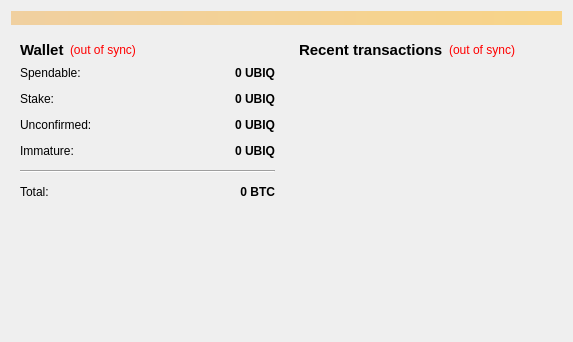
<?xml version="1.0" encoding="UTF-8"?>
<ui version="4.0">
 <class>OverviewPage</class>
 <widget class="QWidget" name="OverviewPage">
  <property name="geometry">
   <rect>
    <x>0</x>
    <y>0</y>
    <width>573</width>
    <height>342</height>
   </rect>
  </property>
  <property name="windowTitle">
   <string>Form</string>
  </property>
  <layout class="QVBoxLayout" name="topLayout">
   <item>
    <widget class="QLabel" name="labelAlerts">
     <property name="visible">
      <bool>false</bool>
     </property>
     <property name="styleSheet">
      <string notr="true">background-color: qlineargradient(x1: 0, y1: 0, x2: 1, y2: 0, stop:0 #F0D0A0, stop:1 #F8D488);  color:#000000
</string>
     </property>
     <property name="wordWrap">
      <bool>true</bool>
     </property>
     <property name="margin">
      <number>3</number>
     </property>
    </widget>
   </item>
   <item>
    <layout class="QHBoxLayout" name="horizontalLayout" stretch="1,1">
     <item>
      <layout class="QVBoxLayout" name="verticalLayout_2">
       <item>
        <widget class="QWidget" name="widget" native="true">
         <layout class="QVBoxLayout" name="verticalLayout_4">
          <item>
           <layout class="QHBoxLayout" name="horizontalLayout_4">
            <item>
             <widget class="QLabel" name="label_5">
              <property name="font">
               <font>
                <pointsize>11</pointsize>
                <weight>75</weight>
                <bold>true</bold>
               </font>
              </property>
              <property name="text">
               <string>Wallet</string>
              </property>
             </widget>
            </item>
            <item>
             <widget class="QLabel" name="labelWalletStatus">
              <property name="toolTip">
               <string>The displayed information may be out of date. Your wallet automatically synchronizes with the Ubiquoin network after a connection is established, but this process has not completed yet.</string>
              </property>
              <property name="styleSheet">
               <string notr="true">QLabel { color: red; }</string>
              </property>
              <property name="text">
               <string notr="true">(out of sync)</string>
              </property>
              <property name="alignment">
               <set>Qt::AlignLeading|Qt::AlignLeft|Qt::AlignVCenter</set>
              </property>
             </widget>
            </item>
            <item>
             <spacer name="horizontalSpacer_2">
              <property name="orientation">
               <enum>Qt::Horizontal</enum>
              </property>
              <property name="sizeHint" stdset="0">
               <size>
                <width>40</width>
                <height>20</height>
               </size>
              </property>
             </spacer>
            </item>
           </layout>
          </item>
          <item>
           <layout class="QFormLayout" name="formLayout_2">
            <property name="fieldGrowthPolicy">
             <enum>QFormLayout::AllNonFixedFieldsGrow</enum>
            </property>
            <property name="horizontalSpacing">
             <number>12</number>
            </property>
            <property name="verticalSpacing">
             <number>12</number>
            </property>
            <item row="0" column="0">
             <widget class="QLabel" name="label">
              <property name="text">
               <string>Spendable:</string>
              </property>
             </widget>
            </item>
            <item row="0" column="1">
             <widget class="QLabel" name="labelBalance">
              <property name="font">
               <font>
                <weight>75</weight>
                <bold>true</bold>
               </font>
              </property>
              <property name="cursor">
               <cursorShape>IBeamCursor</cursorShape>
              </property>
              <property name="toolTip">
               <string>Your current spendable balance</string>
              </property>
              <property name="text">
               <string notr="true">0 UBIQ</string>
              </property>
              <property name="alignment">
               <set>Qt::AlignRight|Qt::AlignTrailing|Qt::AlignVCenter</set>
              </property>
              <property name="textInteractionFlags">
               <set>Qt::LinksAccessibleByMouse|Qt::TextSelectableByKeyboard|Qt::TextSelectableByMouse</set>
              </property>
             </widget>
            </item>
            <item row="1" column="0">
             <widget class="QLabel" name="label_6">
              <property name="text">
               <string>Stake:</string>
              </property>
             </widget>
            </item>
            <item row="1" column="1">
             <widget class="QLabel" name="labelStake">
              <property name="font">
               <font>
                <weight>75</weight>
                <bold>true</bold>
               </font>
              </property>
              <property name="cursor">
               <cursorShape>IBeamCursor</cursorShape>
              </property>
              <property name="toolTip">
               <string>Total of coins that was staked, and do not yet count toward the current balance</string>
              </property>
              <property name="text">
               <string notr="true">0 UBIQ</string>
              </property>
              <property name="alignment">
               <set>Qt::AlignRight|Qt::AlignTrailing|Qt::AlignVCenter</set>
              </property>
              <property name="textInteractionFlags">
               <set>Qt::LinksAccessibleByMouse|Qt::TextSelectableByKeyboard|Qt::TextSelectableByMouse</set>
              </property>
             </widget>
            </item>
            <item row="2" column="0">
             <widget class="QLabel" name="label_3">
              <property name="text">
               <string>Unconfirmed:</string>
              </property>
             </widget>
            </item>
            <item row="2" column="1">
             <widget class="QLabel" name="labelUnconfirmed">
              <property name="font">
               <font>
                <weight>75</weight>
                <bold>true</bold>
               </font>
              </property>
              <property name="cursor">
               <cursorShape>IBeamCursor</cursorShape>
              </property>
              <property name="toolTip">
               <string>Total of transactions that have yet to be confirmed, and do not yet count toward the current balance</string>
              </property>
              <property name="text">
               <string notr="true">0 UBIQ</string>
              </property>
              <property name="alignment">
               <set>Qt::AlignRight|Qt::AlignTrailing|Qt::AlignVCenter</set>
              </property>
              <property name="textInteractionFlags">
               <set>Qt::LinksAccessibleByMouse|Qt::TextSelectableByKeyboard|Qt::TextSelectableByMouse</set>
              </property>
             </widget>
            </item>
            <item row="3" column="0">
             <widget class="QLabel" name="labelImmatureText">
              <property name="text">
               <string>Immature:</string>
              </property>
             </widget>
            </item>
            <item row="3" column="1">
             <widget class="QLabel" name="labelImmature">
              <property name="font">
               <font>
                <weight>75</weight>
                <bold>true</bold>
               </font>
              </property>
              <property name="toolTip">
               <string>Mined balance that has not yet matured</string>
              </property>
              <property name="text">
               <string notr="true">0 UBIQ</string>
              </property>
              <property name="alignment">
               <set>Qt::AlignRight|Qt::AlignTrailing|Qt::AlignVCenter</set>
              </property>
              <property name="textInteractionFlags">
               <set>Qt::LinksAccessibleByMouse|Qt::TextSelectableByKeyboard|Qt::TextSelectableByMouse</set>
              </property>
             </widget>
            </item>
            <item row="4" column="0" colspan="2">
             <widget class="Line" name="line">
              <property name="orientation">
               <enum>Qt::Horizontal</enum>
              </property>
             </widget>
            </item>
            <item row="5" column="0">
             <widget class="QLabel" name="labelTotalText">
              <property name="text">
               <string>Total:</string>
              </property>
             </widget>
            </item>
            <item row="5" column="1">
             <widget class="QLabel" name="labelTotal">
              <property name="font">
               <font>
                <weight>75</weight>
                <bold>true</bold>
               </font>
              </property>
              <property name="cursor">
               <cursorShape>IBeamCursor</cursorShape>
              </property>
              <property name="toolTip">
               <string>Your current total balance</string>
              </property>
              <property name="text">
               <string notr="true">0 BTC</string>
              </property>
              <property name="alignment">
               <set>Qt::AlignRight|Qt::AlignTrailing|Qt::AlignVCenter</set>
              </property>
              <property name="textInteractionFlags">
               <set>Qt::LinksAccessibleByMouse|Qt::TextSelectableByKeyboard|Qt::TextSelectableByMouse</set>
              </property>
             </widget>
            </item>
           </layout>
          </item>
         </layout>
        </widget>
       </item>
       <item>
        <spacer name="verticalSpacer">
         <property name="orientation">
          <enum>Qt::Vertical</enum>
         </property>
         <property name="sizeHint" stdset="0">
          <size>
           <width>20</width>
           <height>40</height>
          </size>
         </property>
        </spacer>
       </item>
      </layout>
     </item>
     <item>
      <layout class="QVBoxLayout" name="verticalLayout_3">
       <item>
        <widget class="QWidget" name="widget_2" native="true">
         <layout class="QVBoxLayout" name="verticalLayout">
          <item>
           <layout class="QHBoxLayout" name="horizontalLayout_2">
            <item>
             <widget class="QLabel" name="label_4">
              <property name="font">
               <font>
                <pointsize>11</pointsize>
                <weight>75</weight>
                <bold>true</bold>
               </font>
              </property>
              <property name="text">
               <string>&lt;b&gt;Recent transactions&lt;/b&gt;</string>
              </property>
             </widget>
            </item>
            <item>
             <widget class="QLabel" name="labelTransactionsStatus">
              <property name="toolTip">
               <string>The displayed information may be out of date. Your wallet automatically synchronizes with the Ubiquoin network after a connection is established, but this process has not completed yet.</string>
              </property>
              <property name="styleSheet">
               <string notr="true">QLabel { color: red; }</string>
              </property>
              <property name="text">
               <string notr="true">(out of sync)</string>
              </property>
              <property name="alignment">
               <set>Qt::AlignRight|Qt::AlignTrailing|Qt::AlignVCenter</set>
              </property>
             </widget>
            </item>
            <item>
             <spacer name="horizontalSpacer">
              <property name="orientation">
               <enum>Qt::Horizontal</enum>
              </property>
              <property name="sizeHint" stdset="0">
               <size>
                <width>40</width>
                <height>20</height>
               </size>
              </property>
             </spacer>
            </item>
           </layout>
          </item>
          <item>
           <widget class="QListView" name="listTransactions">
            <property name="styleSheet">
             <string notr="true">QListView { background: transparent; }</string>
            </property>
            <property name="frameShape">
             <enum>QFrame::NoFrame</enum>
            </property>
            <property name="verticalScrollBarPolicy">
             <enum>Qt::ScrollBarAlwaysOff</enum>
            </property>
            <property name="horizontalScrollBarPolicy">
             <enum>Qt::ScrollBarAlwaysOff</enum>
            </property>
            <property name="selectionMode">
             <enum>QAbstractItemView::NoSelection</enum>
            </property>
           </widget>
          </item>
         </layout>
        </widget>
       </item>
      </layout>
     </item>
    </layout>
   </item>
  </layout>
 </widget>
 <resources/>
 <connections/>
</ui>
